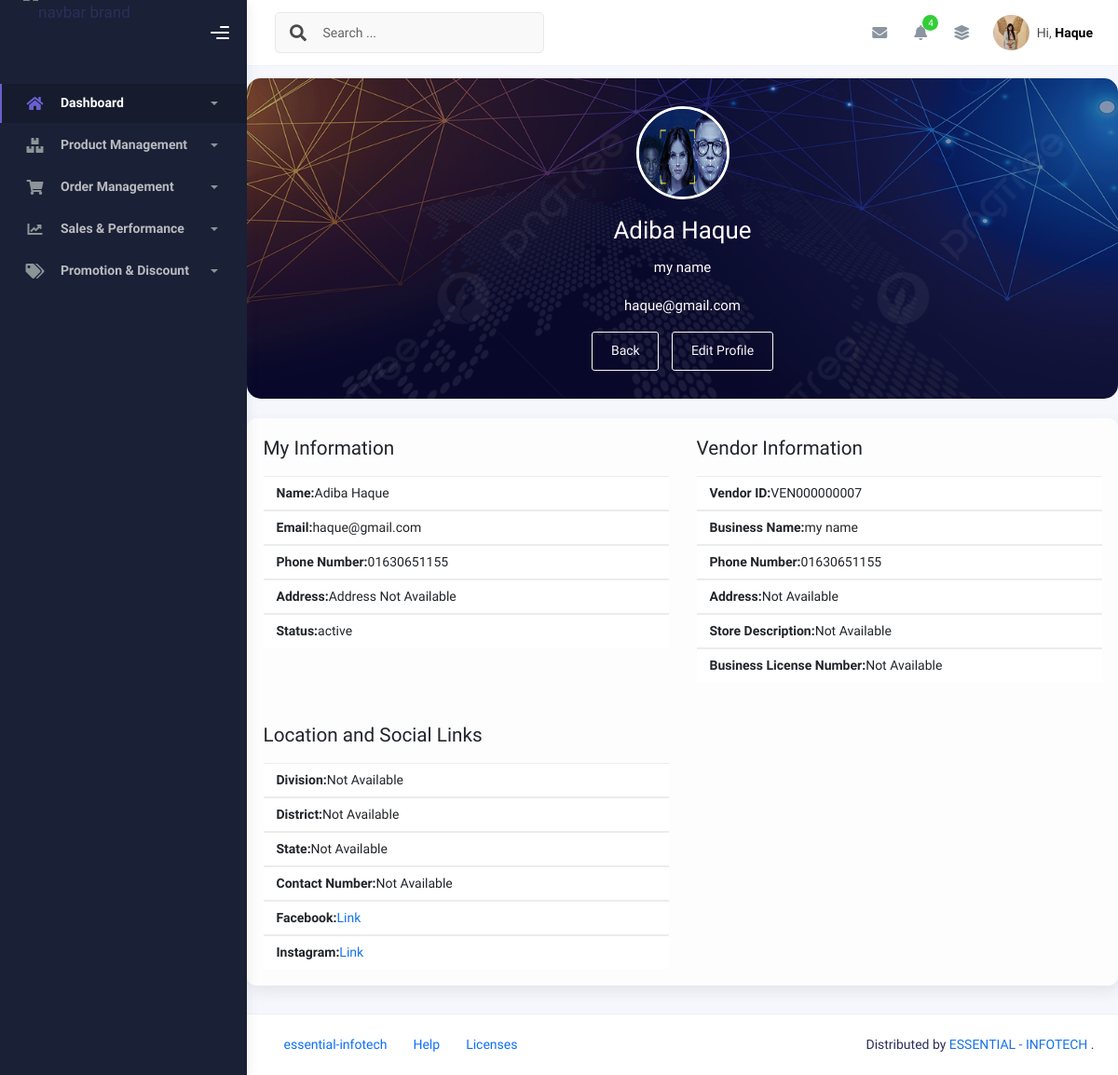
Before: /api/accounts/profile/ (signed in) with the older database file.
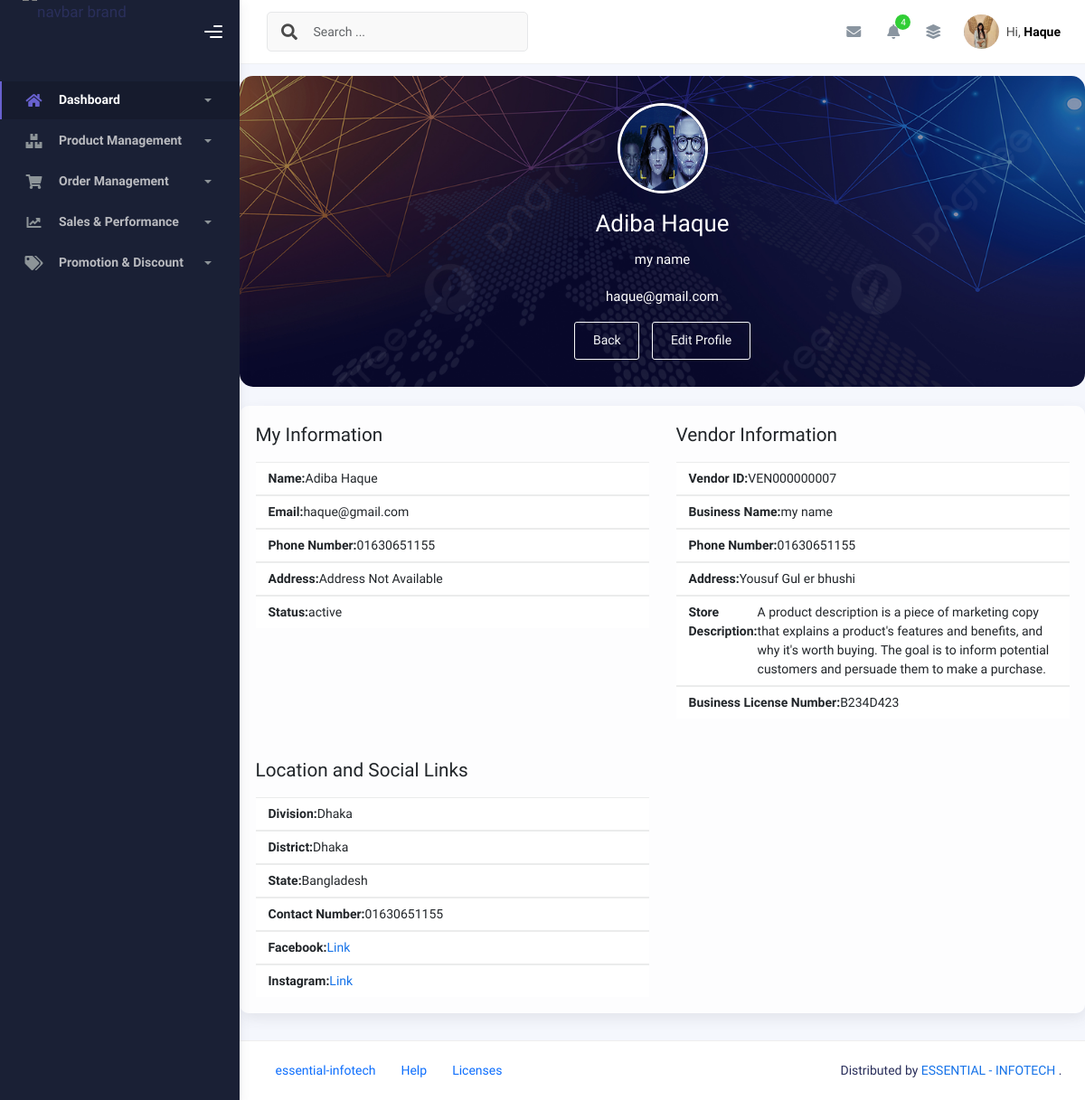
After: the same page with the newer database file.
### accounts/models.py (models this page shows, shortened)
class User(AbstractUser):
    ROLE_CHOICES = (
        ('admin', 'Admin'),
        ('vendor', 'Vendor'),
        ('customer', 'Customer'),
    )
    STATUS_CHOICES = (
        ('active', 'Active'),
        ('inactive', 'Inactive'),
    )
    first_name = models.CharField(max_length=255, null=True, blank=True)
    last_name = models.CharField(max_length=255, null=True, blank=True)
    email = models.EmailField(unique=True)
    role = models.CharField(max_length=10, choices=ROLE_CHOICES, default='customer')
    status = models.CharField(max_length=10, choices=STATUS_CHOICES, default='active')
    phone = models.CharField(max_length=15, null=True, blank=True)
    address = models.TextField(null=True, blank=True)
    photo = models.ImageField(upload_to='profile_photos/', null=True, blank=True)  # Profile photo
    email_verified_at = models.DateTimeField(null=True, blank=True)  # Track email verification time
    remember_token = models.CharField(max_length=100, null=True, blank=True)  # Custom remember me token
    created_at = models.DateTimeField(auto_now_add=True)  # Automatically set at creation
    updated_at = models.DateTimeField(auto_now=True)  # Automatically updated when saved
    USERNAME_FIELD = 'email'  # Use email instead of username for login
    REQUIRED_FIELDS = ['username']  # Username is required for creating a superuser

class Vendor(models.Model):
    user = models.OneToOneField(User, on_delete=models.CASCADE, related_name='vendor_profile')
    vendorID = models.CharField(max_length=15, unique=True, blank=True)
    business_name = models.CharField(max_length=255)
    phone_number = models.CharField(max_length=15, null=True, blank=True)
    address = models.TextField(null=True, blank=True)
    logo = models.ImageField(upload_to='vendor_logos/', blank=True, default='vendor_logos/default_logo.jpeg')
    banner = models.ImageField(upload_to='vendor_banners/',blank=True, default='vendor_logos/default_banner.jpeg' )
    store_description = models.TextField(null=True, blank=True)
    division = models.CharField(max_length=100, null=True, blank=True)
    district = models.CharField(max_length=100, null=True, blank=True)
    state = models.CharField(max_length=100, null=True, blank=True)
    business_license_no = models.CharField(max_length=100, null=True, blank=True)
    facebook = models.URLField(null=True, blank=True)
    instagram = models.URLField(null=True, blank=True)
    contact_number = models.CharField(max_length=20, null=True, blank=True)
    created_at = models.DateTimeField(auto_now_add=True)

### accounts/views.py (the view)
# urls.py: path('profile/', user_profile, name='user-profile'),
@login_required
def user_profile(request):
    user = request.user
    if user.role == 'vendor':
        vendor = get_object_or_404(Vendor, user=user)
        return render(request, 'pages/user-vendor.html', {'vendor': vendor})  # Context must be a dictionary
    elif user.role =='admin':
        return render(request, 'pages/user-admin.html', {'user':user})
    else:
        return render(request,  {'message': 'Access Denied: You are not authorized to view this page.'})

### templates/pages/user-vendor.html
{% extends 'base.html' %}
{% load static %}
{% block content %}
<section class="profile-container container mt-5">
  <header
    style="background-image: url('{{ vendor.banner.url}}');
           background-size: cover;
           background-position: center;
           padding: 30px 0;
           border-radius: 15px;
           color: white;"
    class="profile-header text-center mt-5">
    <div class="profile-photo mb-3">
      <img src="{{ vendor.logo.url|default:'/static/img/default-logo.jpg' }}" alt="Vendor Logo" class="rounded-circle" height="100" width="100" style="border: 3px solid white;">
    </div>
    <h2>{{ vendor.user.first_name|default:"First Name" }} {{ vendor.user.last_name|default:"Last Name" }}</h2>
    <p class="text-white">{{ vendor.business_name|default:"Business Name" }}</p>
    <p>
      <a href="mailto:{{ vendor.user.email|default:"mailto:example@example.com" }}" style="color: #fff; text-decoration: underline;">
        {{ vendor.user.email|default:"Email Not Available" }}
      </a>
    </p>
    <div class="profile-actions d-flex justify-content-center gap-3 mt-3">
      <a href="{% url 'vendor_management' %}" class="btn btn-outline-light">Back</a>
      <a href="#" class="btn btn-outline-light">Edit Profile</a>
    </div>
  </header>
  <div class="profile-details card mt-4" style="background-color: rgba(255, 255, 255, 0.8); border-radius: 10px;">
    <div class="card-body">
      <div class="row">
        <div class="col-md-6">
          <h4 class="mb-3">My Information</h4>
          <ul class="list-group list-group-flush">
            <li class="list-group-item"><strong>Name:</strong> {{ vendor.user.first_name|default:"First Name" }} {{ vendor.user.last_name|default:"Last Name" }}</li>
            <li class="list-group-item"><strong>Email:</strong> {{ vendor.user.email|default:"Email Not Available" }}</li>
            <li class="list-group-item"><strong>Phone Number:</strong> {{ vendor.user.phone|default:"Phone Not Available" }}</li>
            <li class="list-group-item"><strong>Address:</strong> {{ vendor.user.address|default:"Address Not Available" }}</li>
            <li class="list-group-item"><strong>Status:</strong> {{ vendor.user.status|default:"Status Not Available" }}</li>
          </ul>
        </div>
        <div class="col-md-6">
          <h4 class="mb-3">Vendor Information</h4>
          <ul class="list-group list-group-flush">
            <li class="list-group-item"><strong>Vendor ID:</strong> {{ vendor.vendorID|default:"Not Available" }}</li>
            <li class="list-group-item"><strong>Business Name:</strong> {{ vendor.business_name|default:"Not Available" }}</li>
            <li class="list-group-item"><strong>Phone Number:</strong> {{ vendor.phone_number|default:"Not Available" }}</li>
            <li class="list-group-item"><strong>Address:</strong> {{ vendor.address|default:"Not Available" }}</li>
            <li class="list-group-item"><strong>Store Description:</strong> {{ vendor.store_description|default:"Not Available" }}</li>
            <li class="list-group-item"><strong>Business License Number:</strong> {{ vendor.business_license_no|default:"Not Available" }}</li>
          </ul>
        </div>
        <div class="col-md-6 mt-5">
          <h4 class="mb-3">Location and Social Links</h4>
          <ul class="list-group list-group-flush">
            <li class="list-group-item"><strong>Division:</strong> {{ vendor.division|default:"Not Available" }}</li>
            <li class="list-group-item"><strong>District:</strong> {{ vendor.district|default:"Not Available" }}</li>
            <li class="list-group-item"><strong>State:</strong> {{ vendor.state|default:"Not Available" }}</li>
            <li class="list-group-item"><strong>Contact Number:</strong> {{ vendor.contact_number|default:"Not Available" }}</li>
            <li class="list-group-item"><strong>Facebook:</strong> <a href="{{ vendor.facebook|default:'#' }}" target="_blank">Link</a></li>
            <li class="list-group-item"><strong>Instagram:</strong> <a href="{{ vendor.instagram|default:'#' }}" target="_blank">Link</a></li>
          </ul>
        </div>
      </div>
    </div>
  </div>
</section>
{% endblock %}

### templates/base.html (shortened to what this page needs)
{% load static %}
<!DOCTYPE html>
<html lang="en">
  <head>
    <link rel="stylesheet" href="{% static 'css/bootstrap.min.css' %}"/>
    <link rel="stylesheet" href="{% static 'css/plugins.min.css' %}" />
    <link rel="stylesheet" href="{% static 'css/kaiadmin.min.css' %}"/>
    <link rel="stylesheet" href="{% static 'css/demo.css' %}" />
  </head>
  <body>
    <div class="wrapper">
      <div class="sidebar" data-background-color="dark">
        <div class="sidebar-logo">
          <div class="logo-header" data-background-color="dark">
            <a href="{% url 'dashboard' %}" class="logo">
              <img
                src="{% static 'img/kaiadmin/logo_light.svg' %}"
                alt="navbar brand"
                class="navbar-brand"
                height="100"
              />
            </a>
            <div class="nav-toggle">
              <button class="btn btn-toggle toggle-sidebar">
                <i class="gg-menu-right"></i>
              </button>
            </div>
          </div>
        </div>
        <div class="sidebar-wrapper scrollbar scrollbar-inner">
          <div class="sidebar-content">
            <ul class="nav nav-secondary">
              <li class="nav-item active">
                <a
                  data-bs-toggle="collapse"
                  href="#dashboard"
                  class="collapsed"
                  aria-expanded="false"
                >
                  <i class="fas fa-home"></i>
                  <p>Dashboard</p>
                  <span class="caret"></span>
                </a>
              </li>
              <li class="nav-item">
                <a
                  data-bs-toggle="collapse"
                  href="#productManagement"
                  class="collapsed"
                  aria-expanded="false"
                >
                  <i class="fas fa-boxes"></i>
                  <p>Product Management</p>
                  <span class="caret"></span>
                </a>
              </li>
              <li class="nav-item">
                <a
                  data-bs-toggle="collapse"
                  href="#orderManagement"
                  class="collapsed"
                  aria-expanded="false"
                >
                  <i class="fas fa-shopping-cart"></i>
                  <p>Order Management</p>
                  <span class="caret"></span>
                </a>
              </li>
              <li class="nav-item">
                <a
                  data-bs-toggle="collapse"
                  href="#salesPerformance"
                  class="collapsed"
                  aria-expanded="false"
                >
                  <i class="fas fa-chart-line"></i>
                  <p>Sales & Performance</p>
                  <span class="caret"></span>
                </a>
              </li>
              <li class="nav-item">
                <a
                  data-bs-toggle="collapse"
                  href="#promotionDiscount"
                  class="collapsed"
                  aria-expanded="false"
                >
                  <i class="fas fa-tags"></i>
                  <p>Promotion & Discount</p>
                  <span class="caret"></span>
                </a>
              </li>
            </ul>
          </div>
        </div>
      </div>
      <div class="main-panel">
        <div class="main-header">
          <nav
            class="navbar navbar-header navbar-header-transparent navbar-expand-lg border-bottom"
          >
            <div class="container-fluid">
              <nav
                class="navbar navbar-header-left navbar-expand-lg navbar-form nav-search p-0 d-none d-lg-flex"
              >
                <div class="input-group">
                  <div class="input-group-prepend">
                    <button type="submit" class="btn btn-search pe-1">
                      <i class="fa fa-search search-icon"></i>
                    </button>
                  </div>
                  <input
                    type="text"
                    placeholder="Search ..."
                    class="form-control"
                  />
                </div>
              </nav>
              <ul class="navbar-nav topbar-nav ms-md-auto align-items-center">
                <li class="nav-item topbar-icon dropdown hidden-caret">
                  <a
                    class="nav-link dropdown-toggle"
                    href="#"
                    id="messageDropdown"
                    role="button"
                    data-bs-toggle="dropdown"
                    aria-haspopup="true"
                    aria-expanded="false"
                  >
                    <i class="fa fa-envelope"></i>
                  </a>
                </li>
                <li class="nav-item topbar-icon dropdown hidden-caret">
                  <a
                    class="nav-link dropdown-toggle"
                    href="#"
                    id="notifDropdown"
                    role="button"
                    data-bs-toggle="dropdown"
                    aria-haspopup="true"
                    aria-expanded="false"
                  >
                    <i class="fa fa-bell"></i>
                    <span class="notification">4</span>
                  </a>
                </li>
                <li class="nav-item topbar-icon dropdown hidden-caret">
                  <a
                    class="nav-link"
                    data-bs-toggle="dropdown"
                    href="#"
                    aria-expanded="false"
                  >
                    <i class="fas fa-layer-group"></i>
                  </a>
                </li>
              {% if user.is_authenticated %}
                <li class="nav-item topbar-user dropdown hidden-caret">
                  <a
                    class="dropdown-toggle profile-pic"
                    data-bs-toggle="dropdown"
                    href="#"
                    aria-expanded="false"
                  >
                    <div class="avatar-sm">
                      <img
                        src="{{ user.photo.url }}"
                        alt="..."
                        class="avatar-img rounded-circle"
                      />
                    </div>
                    <span class="profile-username">
                      <span class="op-7">Hi,</span>
                      <span class="fw-bold">{{ user.last_name }}</span>
                    </span>
                  </a>
                </li>
              {% endif %}
              </ul>
            </div>
          </nav>
        </div>
        {% block content %}{% endblock %}
        <footer class="footer">
          <div class="container-fluid d-flex justify-content-between">
            <nav class="pull-left">
              <ul class="nav">
                <li class="nav-item">
                  <a class="nav-link" href="https://essential-infotech.com/">
                    essential-infotech
                  </a>
                </li>
                <li class="nav-item">
                  <a class="nav-link" href="#"> Help </a>
                </li>
                <li class="nav-item">
                  <a class="nav-link" href="#"> Licenses </a>
                </li>
              </ul>
            </nav>
            <div>
              Distributed by
              <a target="_blank" href="https://essential-infotech.com/">ESSENTIAL - INFOTECH
            </a>.
            </div>
          </div>
        </footer>
      </div>
    </div>
  </body>
</html>

Changed rows visible on the page:
changed Vendor "my name": address "Not Available" → "Yousuf Gul er bhushi"; store_description "Not Available" → "A product description is a piece of marketing copy that explains a product's features and benefits, and why it's worth buying. The goal is to inform potential customers and persuade them to make a purchase."; business_license_no "Not Available" → "B234D423"; division "Not Available" → "Dhaka"; district "Not Available" → "Dhaka"; state "Not Available" → "Bangladesh"; contact_number "Not Available" → "01630651155"
